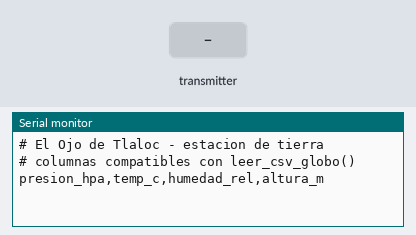
Simulated run of this sketch. Board: Arduino Uno, built with avr-gcc and run on an emulated ATmega328P. On the bench: the last lines printed to the serial monitor. The test bench sets the inputs (shaded band). No radio packets arrive unless stated.

Above: at 1.2 s.
1.3 s: the transmitter starts sending presion_hpa = 0
At 1.37 s:
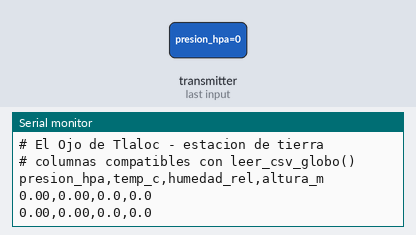
3.2 s: the transmitter starts sending temp_aire_c = 25
At 3.27 s:
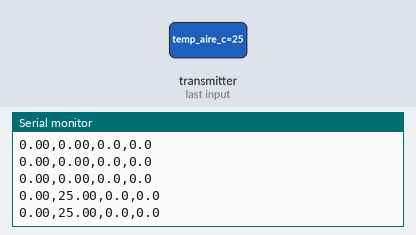
4.7 s: the transmitter starts sending humedad_rel = 25
At 4.77 s:
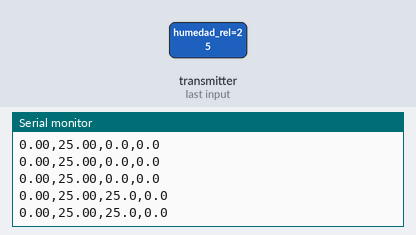
6.2 s: the transmitter starts sending altitud_m = 25
At 6.27 s:
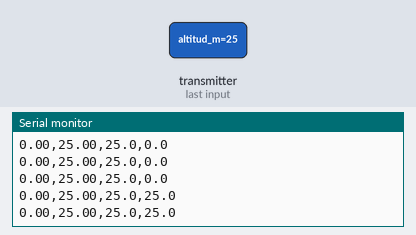
7.7 s: the transmitter starts sending presion_hpa = 25
At 7.77 s:
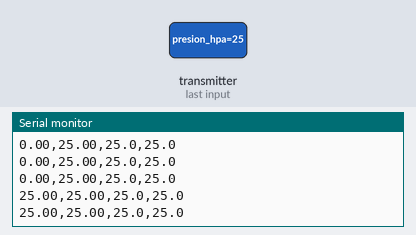

Measured:
- after the input at 1.3 s, the serial monitor: prints a new line at once (image 1)
- after the input at 3.2 s, the serial monitor: prints a new line at once (image 2)
- after the input at 4.7 s, the serial monitor: prints a new line at once (image 3)
- after the input at 6.2 s, the serial monitor: prints a new line at once (image 4)
- after the input at 7.7 s, the serial monitor: prints a new line at once (image 5)

The sketch:

estacion_tierra.ino
```cpp
/*
 * El Ojo de Tlaloc - estacion de tierra (receptor)
 * NASA Space Apps Challenge 2026
 *
 * Recibe la telemetria del CanSat y la escribe por el puerto serie en el
 * formato CSV que el backend YA sabe leer:
 *
 *     presion_hpa,temp_c,humedad_rel,altura_m
 *
 * Esas son exactamente las columnas que reconoce `leer_csv_globo()` en
 * backend/ojo_tlaloc/fuentes/sondeo.py, asi que la cadena completa queda:
 *
 *     CanSat -> nRF24 -> esta estacion -> CSV -> POST /api/sondeo
 *                                             -> indices (PWAT, LCL, CAPE)
 *                                             -> mu del campo latente
 *                                             -> POST /api/pronostico/fusion
 *
 * Capturar el vuelo a archivo es tan simple como redirigir el puerto serie:
 *
 *     python -m serial.tools.miniterm COM4 115200 > vuelo.csv
 *
 * o con el script que acompana a este firmware.
 */

#include <SPI.h>
#include <RF24.h>

#define PIN_CE   9
#define PIN_CSN 10

const uint8_t CANAL_RF = 76;   // tiene que ser el mismo que el emisor

byte direcciones[][6] = {"1Node", "2Node"};

struct Telemetria {
  float presion_hpa;
  float temp_sensor_c;
  float temp_aire_c;
  float humedad_rel;
  float altitud_m;
  float voltaje_v;
  float segundos;
  uint16_t contador;
  uint8_t banderas;
};

RF24 radio(PIN_CE, PIN_CSN);
Telemetria paquete;

uint16_t recibidos = 0;
uint16_t ultimo_contador = 0;
uint16_t perdidos = 0;
bool primero = true;
unsigned long ultimo_dato_ms = 0;

/*
 * Imprime un float o vacio si es NAN. Dejar la celda VACIA y no un cero es
 * importante: el backend trata la celda vacia como "sin dato" y un cero como
 * una medicion de cero. Confundirlos con la humedad arruinaria el rocio.
 */
void imprimir_valor(float v, uint8_t decimales) {
  if (isnan(v)) return;
  Serial.print(v, decimales);
}

void setup() {
  Serial.begin(115200);

  if (!radio.begin()) {
    Serial.println(F("# ERROR: el nRF24L01 no responde (revisa 3.3V y SPI)"));
  }
  radio.setChannel(CANAL_RF);
  radio.setPALevel(RF24_PA_HIGH);
  radio.setDataRate(RF24_250KBPS);
  radio.setRetries(5, 15);
  radio.openWritingPipe(direcciones[0]);
  radio.openReadingPipe(1, direcciones[1]);
  radio.startListening();

  // Comentarios con '#' para que el CSV siga siendo legible y a la vez
  // documente el vuelo. El lector del backend ignora lo que no parsea.
  Serial.println(F("# El Ojo de Tlaloc - estacion de tierra"));
  Serial.println(F("# columnas compatibles con leer_csv_globo()"));
  Serial.println(F("presion_hpa,temp_c,humedad_rel,altura_m"));
  ultimo_dato_ms = millis();
}

void loop() {
  if (radio.available()) {
    radio.read(&paquete, sizeof(paquete));
    recibidos++;
    ultimo_dato_ms = millis();

    // Cuenta de paquetes perdidos: el contador del emisor es consecutivo, asi
    // que cualquier salto es un paquete que no llego. Saberlo importa porque
    // un perfil con huecos grandes no sirve para integrar CAPE.
    if (!primero) {
      uint16_t salto = paquete.contador - ultimo_contador;
      if (salto > 1) perdidos += (salto - 1);
    }
    primero = false;
    ultimo_contador = paquete.contador;

    /*
     * Se manda la temperatura del TERMISTOR, no la del barometro. El sensor
     * interno del barometro mide su propio encapsulado, calentado por la
     * electronica; el termistor esta afuera y mide el aire. Para un perfil
     * atmosferico la buena es la del termistor.
     */
    float temp = isnan(paquete.temp_aire_c) ? paquete.temp_sensor_c
                                            : paquete.temp_aire_c;

    imprimir_valor(paquete.presion_hpa, 2);
    Serial.print(',');
    imprimir_valor(temp, 2);
    Serial.print(',');
    imprimir_valor(paquete.humedad_rel, 1);
    Serial.print(',');
    imprimir_valor(paquete.altitud_m, 1);
    Serial.println();
  }

  // Aviso de enlace caido, como comentario para no romper el CSV.
  if (millis() - ultimo_dato_ms > 3000) {
    Serial.print(F("# sin senal  recibidos="));
    Serial.print(recibidos);
    Serial.print(F("  perdidos="));
    Serial.println(perdidos);
    ultimo_dato_ms = millis();
  }
}
```
